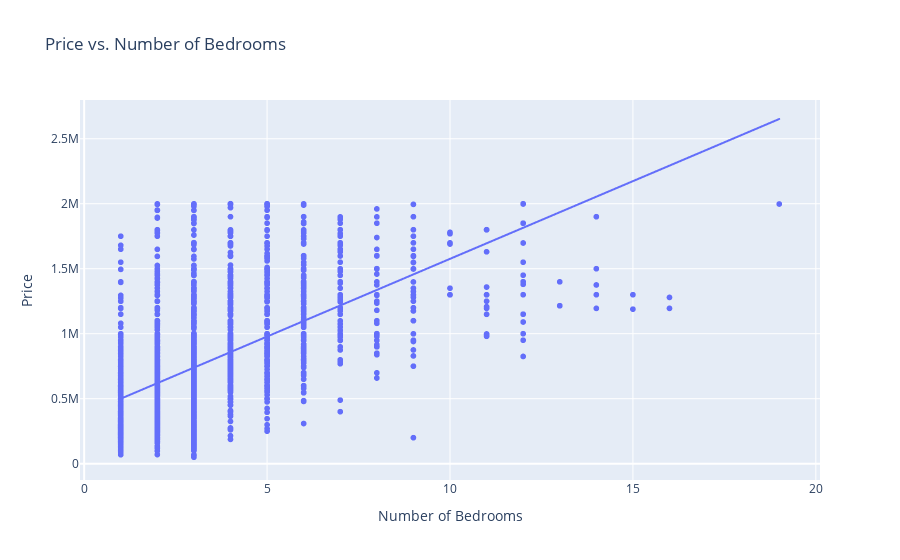
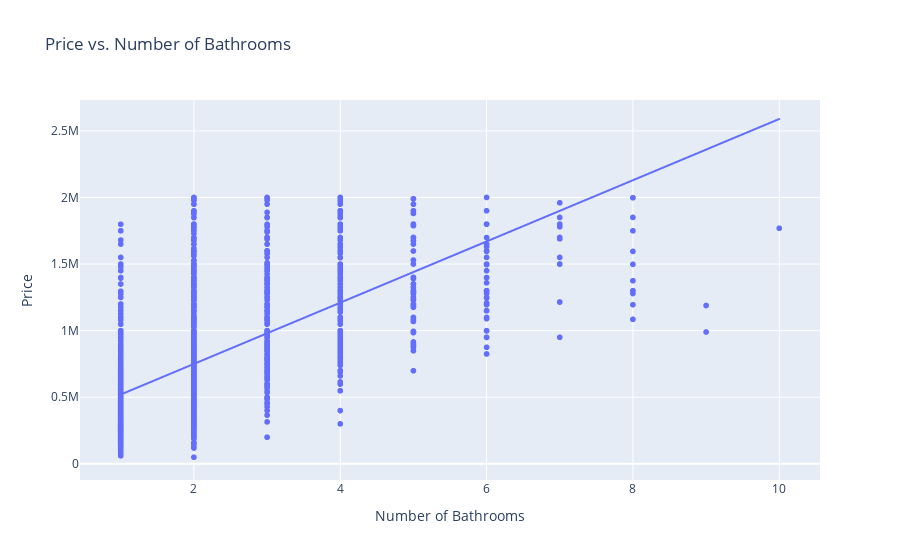

Source (notebook cell) for these figures, in order:
### Code cell
import plotly.express as px

fig1 = px.scatter(df_normal, x='BEDS', y='PRICE', 
                  trendline='ols', 
                  labels={'PRICE': 'Price', 'BEDS': 'Number of Bedrooms'},
                  title='Price vs. Number of Bedrooms')
fig1.show()

fig2 = px.scatter(df_normal, x='BATH', y='PRICE', 
                  trendline='ols', 
                  labels={'PRICE': 'Price', 'BATH': 'Number of Bathrooms'},
                  title='Price vs. Number of Bathrooms')
fig2.show()

### Figure 1 — Plotly figure (JSON) as saved in the notebook; plotly's stock layout.template omitted (floating-point values rounded to 4 significant figures; data arrays with more than 128 entries replaced by an {"elided": "..."} marker saying what was removed)
{"data": [{"hovertemplate": "Number of Bedrooms=%{x}<br>Price=%{y}<extra></extra>", "legendgroup": "", "marker": {"color": "#636efa", "symbol": "circle"}, "mode": "markers", "name": "", "showlegend": false, "type": "scattergl", "x": {"elided": "3478 int values"}, "xaxis": "x", "y": {"elided": "3478 int values"}, "yaxis": "y"}, {"hovertemplate": "<b>OLS trendline</b><br>PRICE = 119554 * BEDS + 380406<br>R<sup>2</sup>=0.303326<br><br>Number of Bedrooms=%{x}<br>Price=%{y} <b>(trend)</b><extra></extra>", "legendgroup": "", "marker": {"color": "#636efa", "symbol": "circle"}, "mode": "lines", "name": "", "showlegend": false, "type": "scattergl", "x": {"elided": "3478 int values"}, "xaxis": "x", "y": {"elided": "3478 float values"}, "yaxis": "y"}], "layout": {"legend": {"tracegroupgap": 0}, "title": {"text": "Price vs. Number of Bedrooms"}, "xaxis": {"anchor": "y", "domain": [0, 1], "title": {"text": "Number of Bedrooms"}}, "yaxis": {"anchor": "x", "domain": [0, 1], "title": {"text": "Price"}}}}

### Figure 2 — Plotly figure (JSON) as saved in the notebook; plotly's stock layout.template omitted (floating-point values rounded to 4 significant figures; data arrays with more than 128 entries replaced by an {"elided": "..."} marker saying what was removed)
{"data": [{"hovertemplate": "Number of Bathrooms=%{x}<br>Price=%{y}<extra></extra>", "legendgroup": "", "marker": {"color": "#636efa", "symbol": "circle"}, "mode": "markers", "name": "", "showlegend": false, "type": "scattergl", "x": {"elided": "3478 int values"}, "xaxis": "x", "y": {"elided": "3478 int values"}, "yaxis": "y"}, {"hovertemplate": "<b>OLS trendline</b><br>PRICE = 229845 * BATH + 290723<br>R<sup>2</sup>=0.390048<br><br>Number of Bathrooms=%{x}<br>Price=%{y} <b>(trend)</b><extra></extra>", "legendgroup": "", "marker": {"color": "#636efa", "symbol": "circle"}, "mode": "lines", "name": "", "showlegend": false, "type": "scattergl", "x": {"elided": "3478 int values"}, "xaxis": "x", "y": {"elided": "3478 float values"}, "yaxis": "y"}], "layout": {"legend": {"tracegroupgap": 0}, "title": {"text": "Price vs. Number of Bathrooms"}, "xaxis": {"anchor": "y", "domain": [0, 1], "title": {"text": "Number of Bathrooms"}}, "yaxis": {"anchor": "x", "domain": [0, 1], "title": {"text": "Price"}}}}
